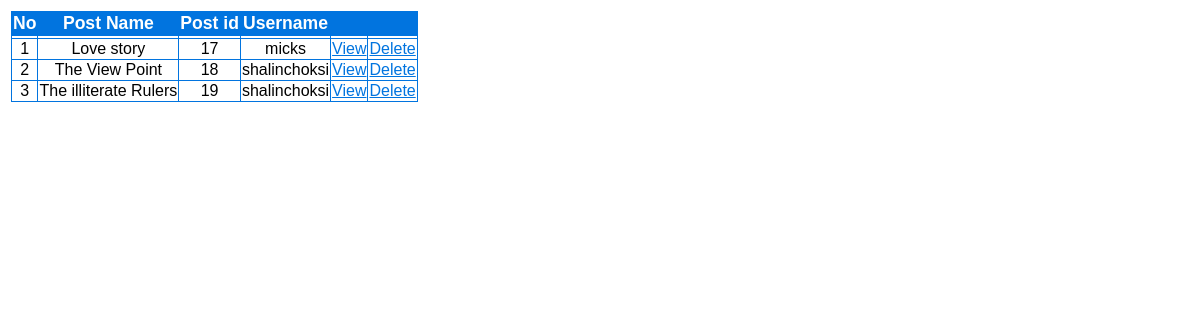
Screenshot of /blog/allpost.php with the database file from the repository.
### tables this page shows
CREATE TABLE IF NOT EXISTS `post` (
  `id` int(11) NOT NULL AUTO_INCREMENT,
  `postname` varchar(50) NOT NULL,
  `postcontain` longtext NOT NULL,
  `postcontainhtml` longtext NOT NULL,
  `pfontface` varchar(30) NOT NULL DEFAULT 'Times New Roman',
  `pfontcolor` blob NOT NULL,
  `pfontsize` varchar(20) NOT NULL DEFAULT '5',
  `cfontcolor` blob NOT NULL,
  `cfontface` varchar(30) NOT NULL DEFAULT 'Timea New  Roman',
  `cfontsize` varchar(10) NOT NULL DEFAULT '3',
  `bid` int(11) NOT NULL,
  `uid` int(11) NOT NULL,
  `username` varchar(20) NOT NULL,
  `abuse` int(11) NOT NULL DEFAULT '0',
  `spam` int(11) NOT NULL,
  `datetime` timestamp NULL DEFAULT CURRENT_TIMESTAMP,
  PRIMARY KEY (`id`)
);

### blog/allpost.php (the view, shortened to what this page needs)
<!DOCTYPE html PUBLIC "-//W3C//DTD XHTML 1.0 Transitional//EN" "http://www.w3.org/TR/xhtml1/DTD/xhtml1-transitional.dtd">
<html xmlns="http://www.w3.org/1999/xhtml">
<head>
  <link type="text/css" rel="stylesheet" href="1.css" />
  <link type="text/css" rel="stylesheet" href="2.css" />
</head>
<body>
<form action="#" method="POST" >
  <table>
    <tr>
      <td>
  <?php
  include 'connection.php';
  $result = mysqli_query($con,"SELECT * FROM post");
  echo "<table border='1' id='table'>";
  echo "<tr>";
  echo "<th><b>No</b></th>";
  echo "<th><b>Post Name<b></th>";
  echo "<th><b>Post id</b></th>";
  echo "<th><b>Username</b></th>";
  echo "<th><b></b></th>";
  echo "<th></th>";
  echo "</tr>";
  echo "<tr>";
  echo "<td></td>";
  echo "<td></td>";
  echo "<td></td>";
  echo "<td></td>";
  echo "<td></td>";
  echo "<td></td>";
  echo "</tr>";
  $i=1;
  while($row=mysqli_fetch_array($result))
  {
  echo "<tr><td>$i</td>";
  echo "<td >".$row['postname']."</td>";
  echo "<td >".$row['id']."</td>";
  echo "<td >".$row['username']."</td>";
  echo "<td ><a href=admin_postcontainer.php?id=".$row['id'].">View</a></td>";
  echo "<td ><a href=admin_deletepost.php?id=".$row['id'].">Delete</a></td>";
  $i++;
  }
  echo "</tr>";
  echo "</font></table>";
  ?>
  </td>
</tr>
</table>
</body>
</html>

### blog/1.css (style rules this page uses)
a, a:visited, a:active { color: #0174DF; }
#table { font-family:"Trebuchet MS", Arial, Helvetica, sans-serif; width:100%; border-collapse:collapse; text-align:center; }
#table th,#table td { font-size:1em; border:1px solid #0174DF; }
#table th { font-size:1.1em; background-color:#0174DF; color:#ffffff; }

### rows the page displays
post: postname "Love story", id "17", username "micks"
post: postname "The View Point", id "18", username "shalinchoksi"
post: postname "The illiterate Rulers", id "19", username "shalinchoksi"
